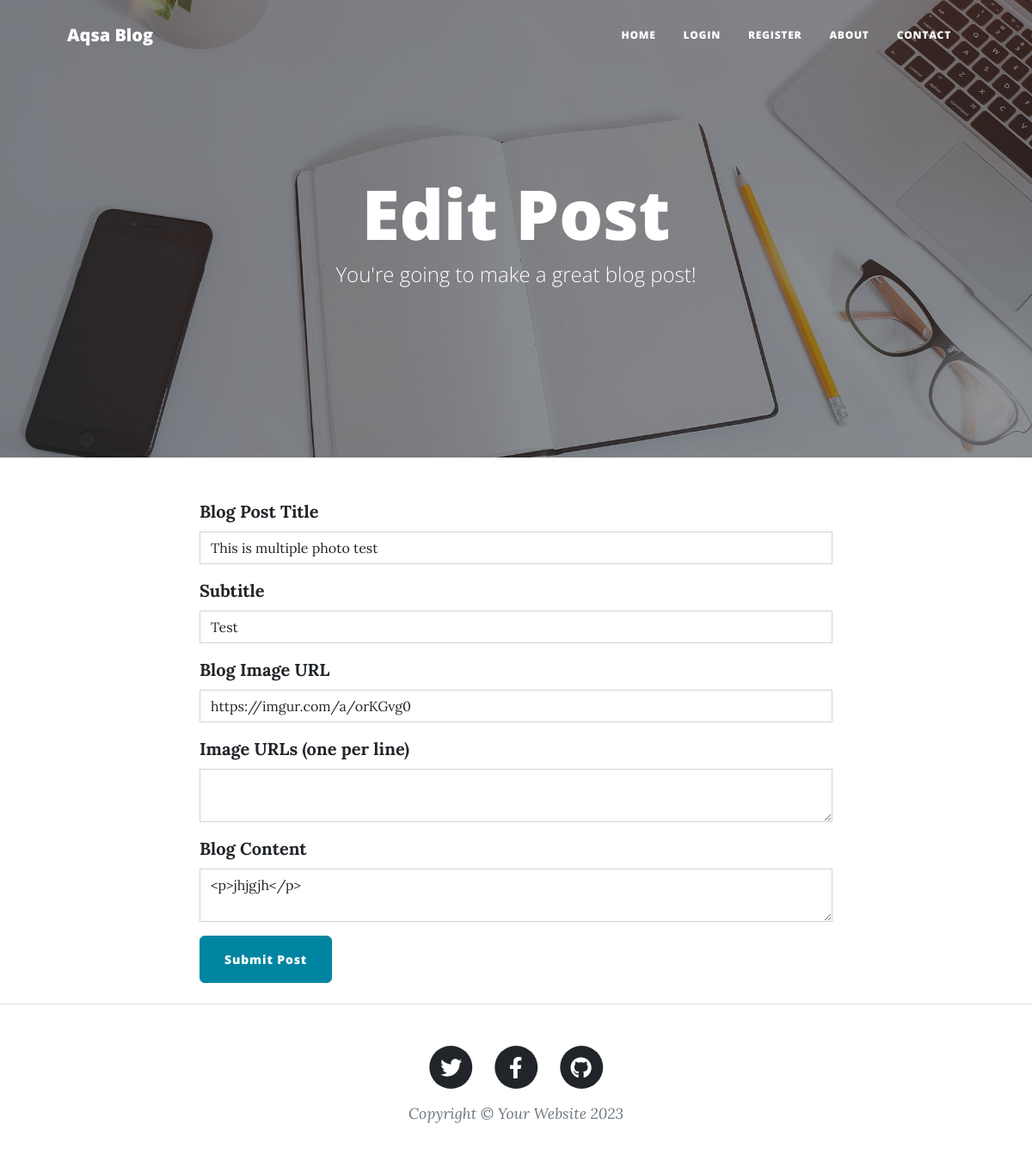
Screenshot of /edit-post/3 with the database file from the repository.
### main.py (models this page shows)
class BlogPost(db.Model):
    __tablename__ = "blog_posts"
    id = db.Column(db.Integer, primary_key=True)
    id: Mapped[int] = mapped_column(Integer, primary_key=True)
    author_id: Mapped[int] = mapped_column(Integer, db.ForeignKey("users.id"))
    author = relationship("User", back_populates="posts")
    title: Mapped[str] = mapped_column(String(250), unique=True, nullable=False)
    subtitle: Mapped[str] = mapped_column(String(250), nullable=False)
    date: Mapped[str] = mapped_column(String(250), nullable=False)
    body: Mapped[str] = mapped_column(Text, nullable=False)
    img_url: Mapped[str] = mapped_column(String(250), nullable=True)
    content_img_url: Mapped[str] = mapped_column(String(250), nullable=True)
    images = db.relationship('Image', back_populates='post', cascade="all, delete-orphan")
    comments = relationship("Comment", back_populates="parent_post")

### main.py (the view, shortened to what this page needs)
@app.route("/edit-post/<int:post_id>", methods=["GET", "POST"])
def edit_post(post_id):
    post = db.get_or_404(BlogPost, post_id)
    edit_form = CreatePostForm(
        title=post.title,
        subtitle=post.subtitle,
        img_url=post.img_url,
        content_img_url=post.content_img_url,
        author=post.author,
        body=post.body
    )
    return render_template("make-post.html", form=edit_form, is_edit=True, current_user=current_user)

### forms.py
class CreatePostForm(FlaskForm):
    title = StringField("Blog Post Title", validators=[DataRequired()])
    subtitle = StringField("Subtitle", validators=[DataRequired()])
    img_url = StringField("Blog Image URL", validators=[DataRequired(), URL()])
    content_img_urls = TextAreaField("Image URLs (one per line)", validators=[DataRequired()])
    body = CKEditorField("Blog Content", validators=[DataRequired()])
    submit = SubmitField("Submit Post")

### templates/make-post.html (shortened to what this page needs)
{% from "bootstrap5/form.html" import render_form %}
{% block content %}
{% include "header.html" %}
<header
  class="masthead"
  style="background-image: url('../static/assets/img/edit-bg.jpg')"
>
  <div class="container position-relative px-4 px-lg-5">
    <div class="row gx-4 gx-lg-5 justify-content-center">
      <div class="col-md-10 col-lg-8 col-xl-7">
        <div class="page-heading">
          {% if is_edit: %}
          <h1>Edit Post</h1>
          {% else: %}
          <h1>New Post</h1>
          {% endif %}
          <span class="subheading"
            >You're going to make a great blog post!</span
          >
        </div>
      </div>
    </div>
  </div>
</header>
<main class="mb-4">
  <div class="container">
    <div class="row">
      <div class="col-lg-8 col-md-10 mx-auto">
        {{ render_form(form, novalidate=True, button_map={"submit": "primary"}) }}
      </div>
    </div>
  </div>
</main>
{% include "footer.html" %} {% endblock %}

### rows the page displays
BlogPost: title "This is multiple photo test", subtitle "Test", img_url "https://imgur.com/a/orKGvg0", body "<p>jhjgjh</p>"
